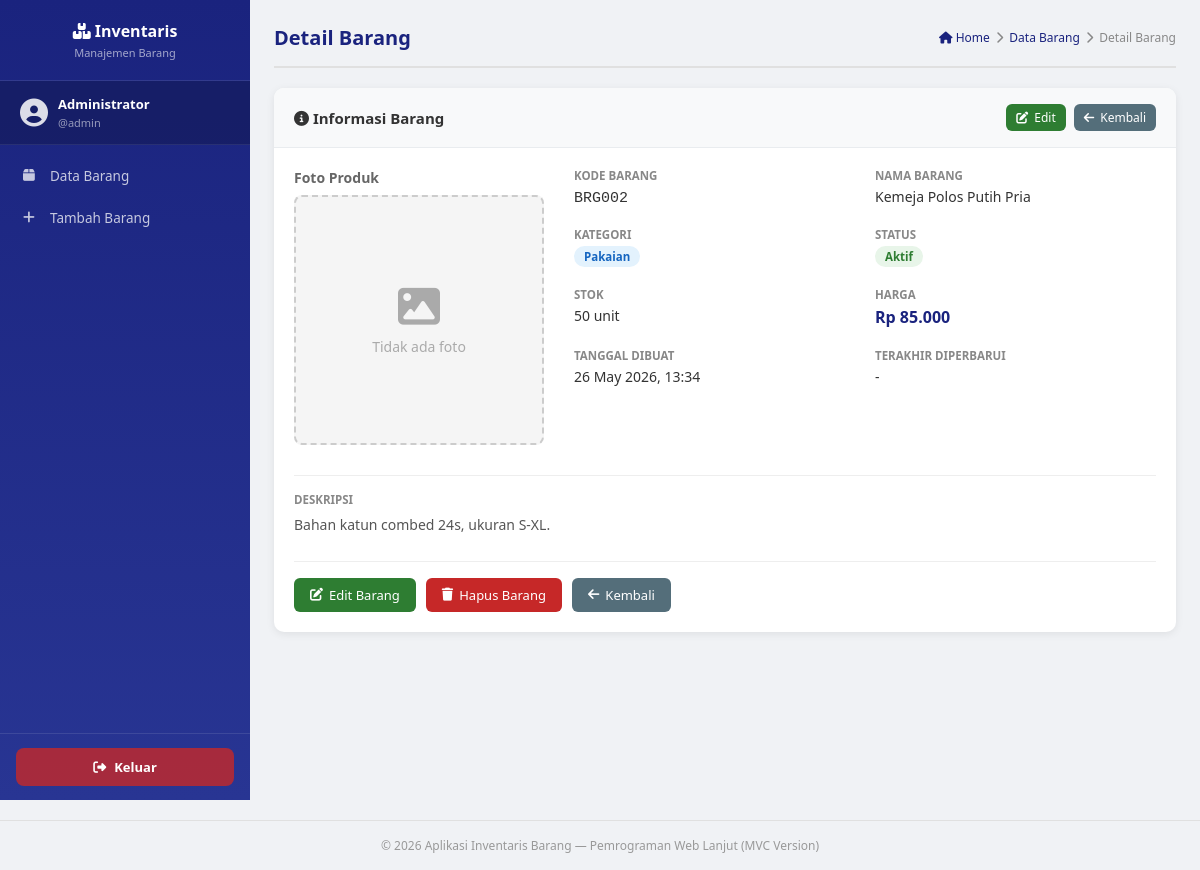
Page /index.php?c=barang&a=detail&id=2 (signed in) on the committed database.
### tables this page shows
CREATE TABLE barang (
    id          INT(11)        NOT NULL AUTO_INCREMENT,
    kode_barang VARCHAR(20)    NOT NULL,
    nama_barang VARCHAR(100)   NOT NULL,
    kategori    VARCHAR(50)    NOT NULL,
    stok        INT(11)        NOT NULL DEFAULT 0,
    harga       DECIMAL(15,2)  NOT NULL DEFAULT 0.00,
    deskripsi   TEXT,
    status      ENUM('aktif','nonaktif') NOT NULL DEFAULT 'aktif',
    created_at  DATETIME       NOT NULL DEFAULT CURRENT_TIMESTAMP,
    updated_at  DATETIME       DEFAULT NULL ON UPDATE CURRENT_TIMESTAMP,
    PRIMARY KEY (id),
    UNIQUE KEY uq_kode_barang (kode_barang)
);

### app/controllers/BarangController.php (called while the page is built, shortened)
<?php
class BarangController {
    public function detail() {
        $id = isset($_GET['id']) ? intval($_GET['id']) : 0;
        $barangModel = new Barang();
        $barang = $barangModel->getById($id);
        require_once '../app/views/barang/detail.php';
    }
}
?>

### app/models/Barang.php (called while the page is built, shortened)
<?php
class Barang {
    private $db;
    public function __construct() {
        global $koneksi;
        $this->db = $koneksi;
    }
    public function getById($id) {
        $stmt = mysqli_prepare($this->db, "SELECT * FROM barang WHERE id = ?");
        mysqli_stmt_bind_param($stmt, "i", $id);
        mysqli_stmt_execute($stmt);
        $result = mysqli_stmt_get_result($stmt);
        return mysqli_fetch_assoc($result);
    }
}
?>

### app/views/barang/detail.php (the view)
<?php require_once '../app/views/layouts/header.php'; ?>
<div class="content-wrapper">
    <?php require_once '../app/views/layouts/menu.php'; ?>
    <main class="main-content">
        <div class="page-header">
            <h2>Detail Barang</h2>
            <div class="breadcrumb">
                <a href="index.php?c=barang&a=index"><i class="fas fa-home"></i> Home</a>
                <i class="fas fa-chevron-right"></i>
                <a href="index.php?c=barang&a=index">Data Barang</a>
                <i class="fas fa-chevron-right"></i>
                <span>Detail Barang</span>
            </div>
        </div>
        <div class="content">
            <div class="card">
                <div class="card-header">
                    <h3><i class="fas fa-info-circle"></i> Informasi Barang</h3>
                    <div style="display:flex; gap:8px;">
                        <a href="index.php?c=barang&a=edit&id=<?php echo $barang['id']; ?>" class="btn btn-success btn-sm">
                            <i class="fas fa-edit"></i> Edit
                        </a>
                        <a href="index.php?c=barang&a=index" class="btn btn-secondary btn-sm">
                            <i class="fas fa-arrow-left"></i> Kembali
                        </a>
                    </div>
                </div>
                <div class="card-body">
                    <div style="display: flex; flex-wrap: wrap; gap: 30px; margin-bottom: 30px;">
                        <div style="flex: 0 0 250px;">
                            <label style="display: block; margin-bottom: 8px; font-weight: 600; color: #666;">Foto Produk</label>
                            <?php
                            $path_foto = "../uploads/" . $barang['gambar'];
                            if (!empty($barang['gambar']) && file_exists($path_foto)):
                            ?>
                                <img src="<?php echo $path_foto; ?>" alt="Foto Produk"
                                     style="width: 100%; max-width: 250px; border-radius: 8px; box-shadow: 0 4px 12px rgba(0,0,0,0.1); border: 1px solid #ddd;">
                            <?php else: ?>
                                <div style="width: 250px; height: 250px; background: #f5f5f5; border: 2px dashed #ccc; border-radius: 8px; display: flex; align-items: center; justify-content: center; flex-direction: column; color: #aaa;">
                                    <i class="fas fa-image fa-3x" style="margin-bottom: 10px;"></i>
                                    <span>Tidak ada foto</span>
                                </div>
                            <?php endif; ?>
                        </div>
                        <div style="flex: 1; min-width: 300px;">
                            <div class="detail-grid">
                                <div class="detail-item">
                                    <label>Kode Barang</label>
                                    <p><code style="font-size:15px;"><?php echo htmlspecialchars($barang['kode_barang']); ?></code></p>
                                </div>
                                <div class="detail-item">
                                    <label>Nama Barang</label>
                                    <p><?php echo htmlspecialchars($barang['nama_barang']); ?></p>
                                </div>
                                <div class="detail-item">
                                    <label>Kategori</label>
                                    <p><span class="badge badge-info"><?php echo htmlspecialchars($barang['kategori']); ?></span></p>
                                </div>
                                <div class="detail-item">
                                    <label>Status</label>
                                    <p>
                                        <?php if ($barang['status'] == 'aktif'): ?>
                                            <span class="badge badge-success">Aktif</span>
                                        <?php else: ?>
                                            <span class="badge badge-danger">Nonaktif</span>
                                        <?php endif; ?>
                                    </p>
                                </div>
                                <div class="detail-item">
                                    <label>Stok</label>
                                    <p>
                                        <?php if ($barang['stok'] <= 10): ?>
                                            <span style="color:#c62828; font-weight:700;"><?php echo $barang['stok']; ?> unit</span>
                                            <span class="badge badge-danger" style="margin-left:6px;">Stok Menipis</span>
                                        <?php else: ?>
                                            <?php echo $barang['stok']; ?> unit
                                        <?php endif; ?>
                                    </p>
                                </div>
                                <div class="detail-item">
                                    <label>Harga</label>
                                    <p style="font-size:16px; font-weight:700; color:#1a237e;">
                                        Rp <?php echo number_format($barang['harga'], 0, ',', '.'); ?>
                                    </p>
                                </div>
                                <div class="detail-item">
                                    <label>Tanggal Dibuat</label>
                                    <p><?php echo date('d F Y, H:i', strtotime($barang['created_at'])); ?></p>
                                </div>
                                <div class="detail-item">
                                    <label>Terakhir Diperbarui</label>
                                    <p><?php echo $barang['updated_at'] ? date('d F Y, H:i', strtotime($barang['updated_at'])) : '-'; ?></p>
                                </div>
                            </div>
                        </div>
                    </div>
                    <div class="detail-item" style="margin-top:20px; padding-top:16px; border-top:1px solid #eee;">
                        <label>Deskripsi</label>
                        <p style="line-height:1.7; color:#555; margin-top:6px;">
                            <?php echo !empty($barang['deskripsi']) ? nl2br(htmlspecialchars($barang['deskripsi'])) : '<em style="color:#aaa;">Tidak ada deskripsi.</em>'; ?>
                        </p>
                    </div>
                    <div style="margin-top:24px; padding-top:16px; border-top:1px solid #eee; display:flex; gap:10px;">
                        <a href="index.php?c=barang&a=edit&id=<?php echo $barang['id']; ?>" class="btn btn-success">
                            <i class="fas fa-edit"></i> Edit Barang
                        </a>
                        <a href="index.php?c=barang&a=delete&id=<?php echo $barang['id']; ?>" class="btn btn-danger"
                           onclick="return confirm('Yakin ingin menghapus barang ini? Data tidak dapat dikembalikan.')">
                            <i class="fas fa-trash"></i> Hapus Barang
                        </a>
                        <a href="index.php?c=barang&a=index" class="btn btn-secondary">
                            <i class="fas fa-arrow-left"></i> Kembali
                        </a>
                    </div>
                </div>
            </div>
        </div>
    </main>
</div>
<?php require_once '../app/views/layouts/footer.php'; ?>

### assets/css/style.css (style rules this page uses)
* { margin: 0; padding: 0; box-sizing: border-box; }
body { font-family: 'Segoe UI', Tahoma, Geneva, Verdana, sans-serif; background-color: #f0f2f5; color: #333; font-size: 14px; }
a { text-decoration: none; color: inherit; }
.content-wrapper { display: flex; min-height: 100vh; }
.main-content { flex: 1; margin-left: 250px; padding: 24px; min-height: 100vh; }
.page-header { display: flex; justify-content: space-between; align-items: center; margin-bottom: 20px; padding-bottom: 15px; border-bottom: 2px solid #e0e0e0; }
.page-header h2 { font-size: 20px; color: #1a237e; font-weight: 700; }
.breadcrumb { display: flex; align-items: center; gap: 6px; font-size: 12px; color: #888; }
.breadcrumb a { color: #1a237e; }
.card { background: #fff; border-radius: 10px; box-shadow: 0 2px 8px rgba(0,0,0,0.08); margin-bottom: 20px; overflow: hidden; }
.card-header { padding: 16px 20px; background: #f8f9fa; border-bottom: 1px solid #e9ecef; display: flex; justify-content: space-between; align-items: center; }
.card-header h3 { font-size: 15px; font-weight: 600; color: #333; }
.card-body { padding: 20px; }
.badge { display: inline-block; padding: 3px 10px; border-radius: 20px; font-size: 11.5px; font-weight: 600; }
.badge-success { background: #e8f5e9; color: #2e7d32; }
.badge-info { background: #e3f2fd; color: #1565c0; }
.btn { display: inline-flex; align-items: center; gap: 6px; padding: 8px 16px; border-radius: 6px; border: none; cursor: pointer; font-size: 13px; font-weight: 500; transition: all 0.2s; text-decoration: none; white-space: nowrap; }
.btn-secondary { background: #546e7a; color: #fff; }
.btn-success { background: #2e7d32; color: #fff; }
.btn-danger { background: #c62828; color: #fff; }
.btn-sm { padding: 5px 10px; font-size: 12px; }
.detail-grid { display: grid; grid-template-columns: 1fr 1fr; gap: 20px; }
.detail-item label { font-size: 11.5px; color: #888; text-transform: uppercase; font-weight: 600; display: block; margin-bottom: 4px; }
.detail-item p { font-size: 14px; color: #333; font-weight: 500; }

### rows in the picture
barang: kode_barang "BRG002", nama_barang "Kemeja Polos Putih Pria", kategori "Pakaian", stok "50", harga "85.000", created_at "26 May 2026, 13:34", deskripsi "Bahan katun combed 24s, ukuran S-XL."

### other values in the picture
$_SESSION['nama'] "Administrator"
$_SESSION['username'] "admin"
